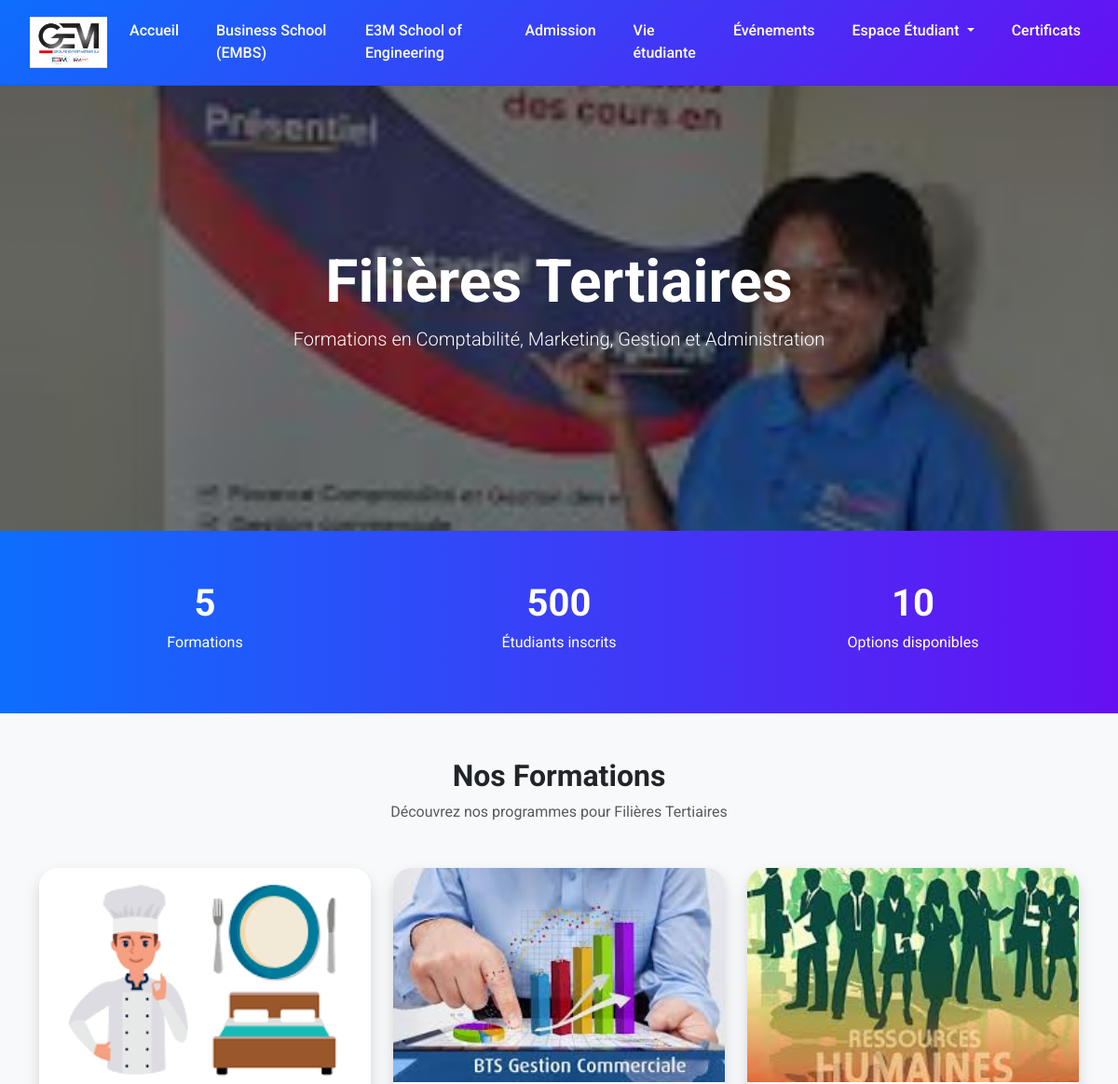
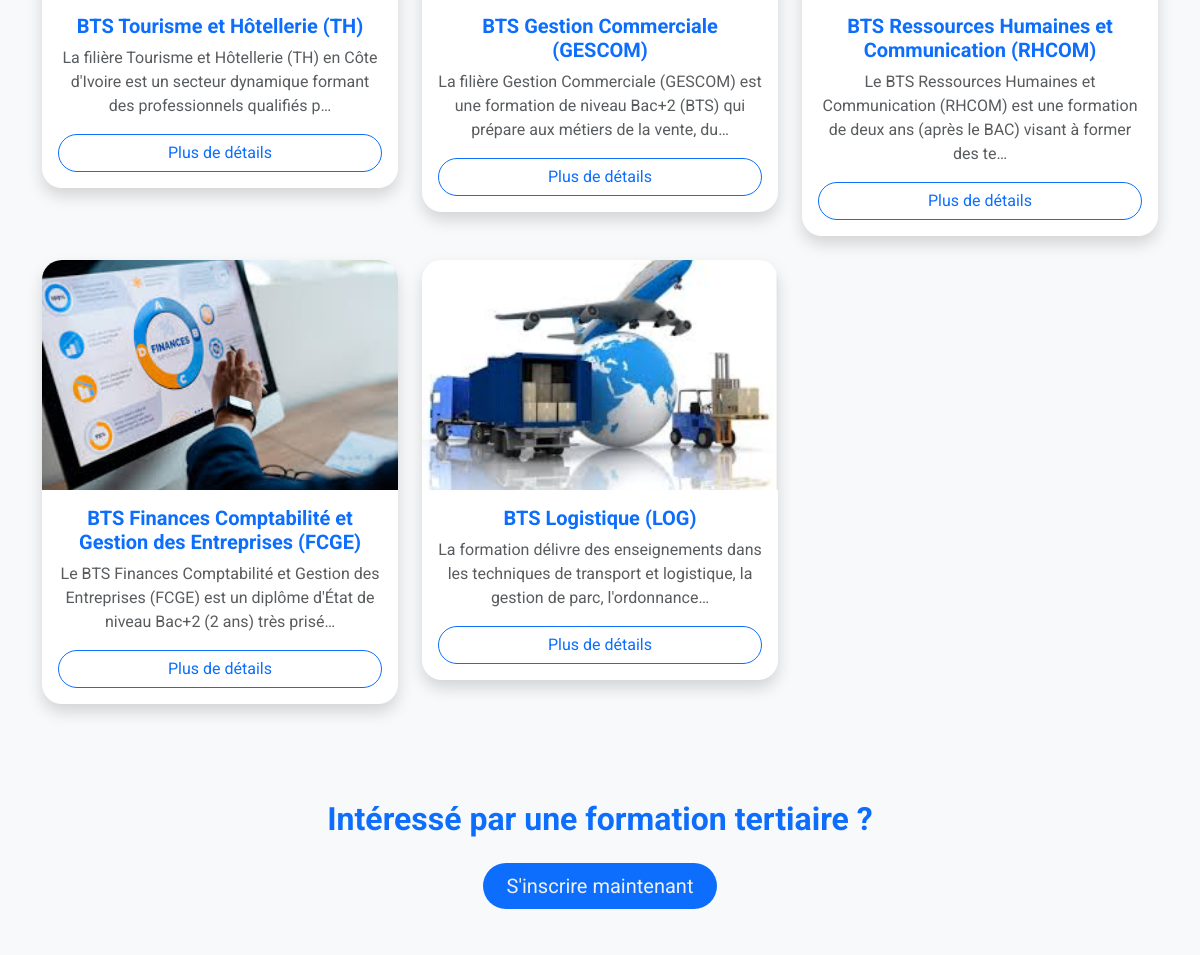
The app's page /filiere-tertiaires/ (upper part), older data (2 pictures, top to bottom).
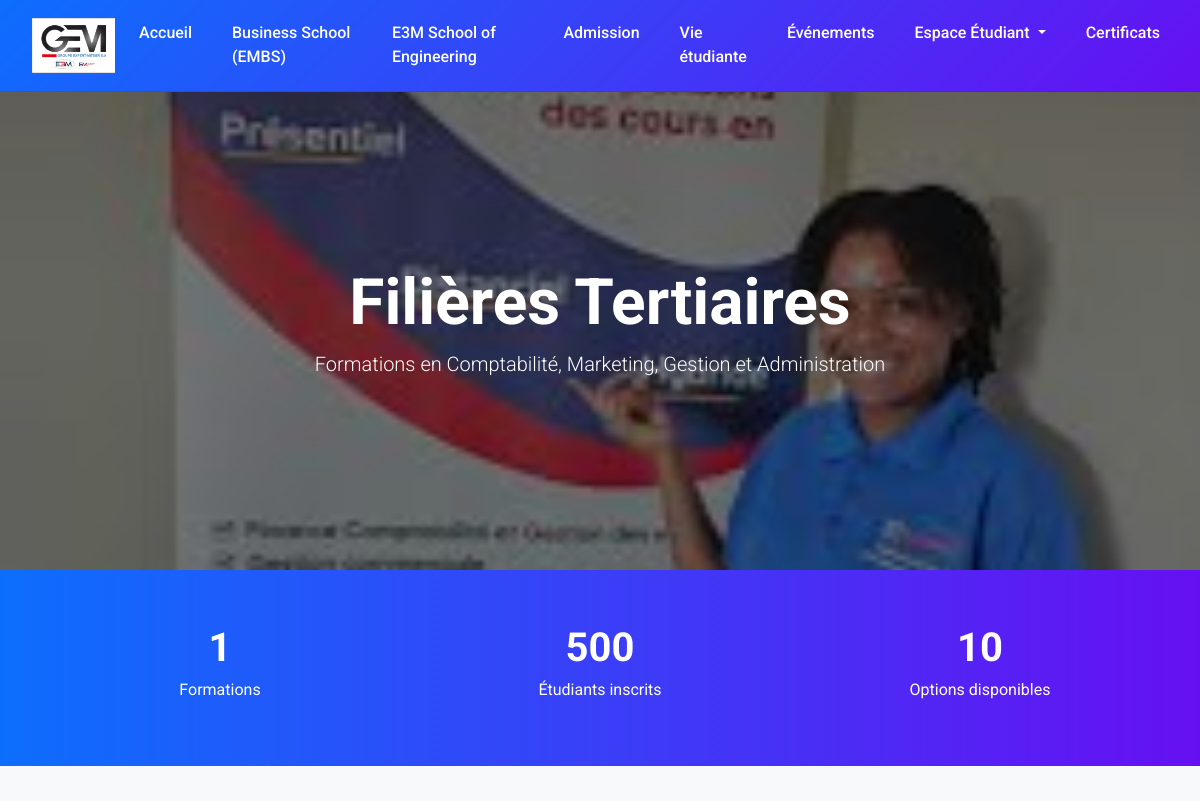
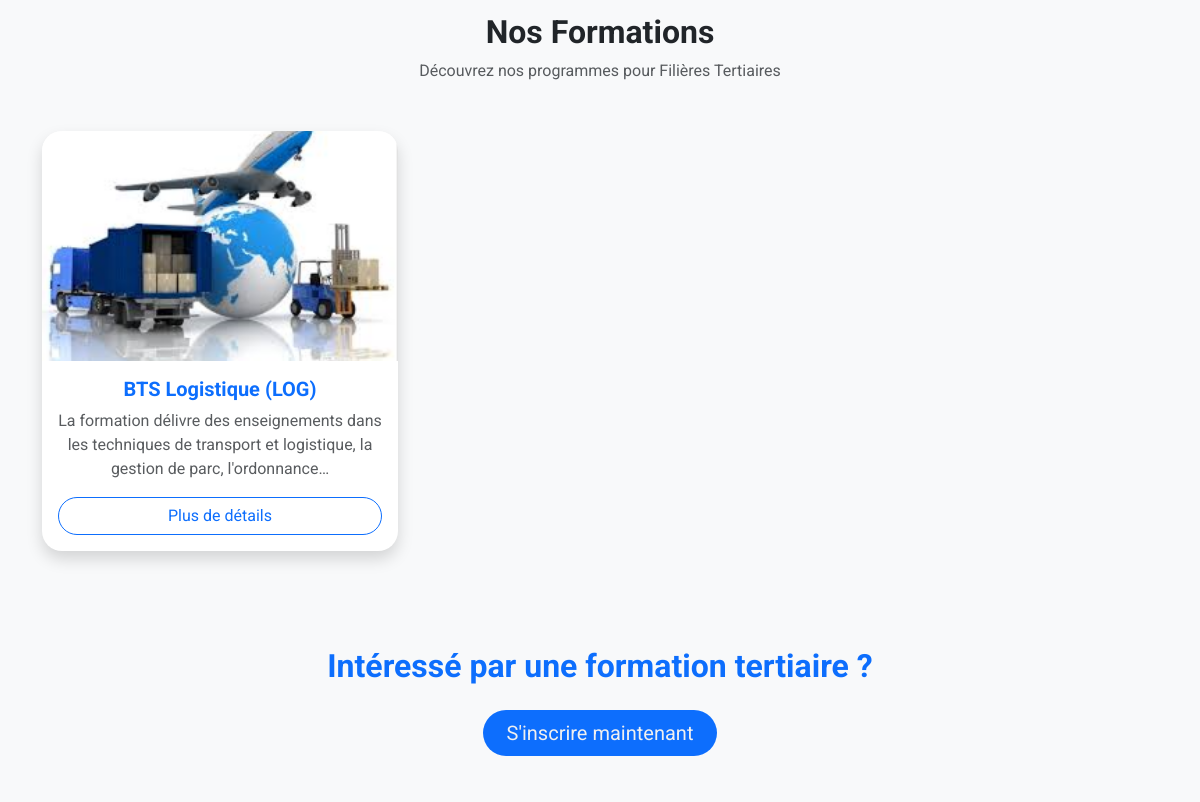
The same page, newer data (2 pictures, top to bottom).
### myapp/models.py (models this page shows, shortened)
class Formation(models.Model):
    titre = models.CharField(max_length=200, default="Formation par défaut")
    description = models.TextField()
    details = models.TextField(blank=True, null=True)
    type_filiere = models.CharField(
        max_length=50,
        choices=TYPE_FILIERE_CHOICES,
        default='bts'
    )
    image = models.ImageField(upload_to='formations/', blank=True, null=True)

### myapp/views.py (the view)
# urls.py: path('filiere-tertiaires/', views.filiere_tertiaires, name='formations_tertiaires'),
def filiere_tertiaires(request):
    tertiaires = Formation.objects.filter(type_filiere='tertiaire')
    return render(request, 'filiere_tertiaires.html', {'tertiaires': tertiaires})

### myapp/context_processors.py (called while the page is built)
def home_data(request):
    return {
        "home_data": HomePage.objects.first()
    }

### myapp/templates/filiere_tertiaires.html (shortened to what this page needs)
{% extends 'base.html' %}
{% load static %}
{% block content %}
<link href="https://unpkg.com/aos@2.3.4/dist/aos.css" rel="stylesheet">
<section class="hero">
  <div>
    <h1 class="display-3 fw-bold" data-aos="fade-up">
      Filières Tertiaires
    </h1>
    <p class="lead" data-aos="fade-up" data-aos-delay="200">
      Formations en Comptabilité, Marketing, Gestion et Administration
    </p>
  </div>
</section>
<section class="stats text-center py-5">
  <div class="container">
    <div class="row">
      <div class="col-md-4">
        <div class="stat-number" id="countFiliere">
          {{ tertiaires|length }}
        </div>
        <p>Formations</p>
      </div>
      <div class="col-md-4">
        <div class="stat-number" id="countStudents">
          500
        </div>
        <p>Étudiants inscrits</p>
      </div>
      <div class="col-md-4">
        <div class="stat-number" id="countOptions">
          10
        </div>
        <p>Options disponibles</p>
      </div>
    </div>
  </div>
</section>
<section class="container py-5">
  <div class="text-center mb-5">
    <h2 class="fw-bold">Nos Formations</h2>
    <p class="text-muted">Découvrez nos programmes pour Filières Tertiaires</p>
  </div>
  <div class="row g-4">
    {% for formation in tertiaires %}
    <div class="col-md-4" data-aos="zoom-in">
      <div class="card formation-card shadow">
        {% if formation.image %}
          <img src="{{ formation.image.url }}" alt="{{ formation.titre }}">
        {% else %}
          <img src="{% static 'images/formation.jpg' %}" alt="{{ formation.titre }}">
        {% endif %}
        <div class="card-body text-center d-flex flex-column">
          <h5 class="fw-bold text-primary">{{ formation.titre }}</h5>
          <p class="text-muted">{{ formation.description|truncatechars:120 }}</p>
          <button class="btn btn-outline-primary rounded-pill mt-auto" data-bs-toggle="modal"
            data-bs-target="#modal{{ forloop.counter }}">
            Plus de détails
          </button>
        </div>
      </div>
    </div>
    {% endfor %}
  </div>
</section>
<section class="cta-section text-center py-5">
  <h2 class="fw-bold" style="color: #0d6efd;">
    Intéressé par une formation tertiaire ?
  </h2>
  <a href="{% url 'preinscription' %}" class="btn btn-lg rounded-pill mt-3 px-4" style="background-color: #0d6efd; color: #f0f0f0; border: none;">
    S'inscrire maintenant
  </a>
</section>
{% endblock %}

Row changes from the older to the newer data that the page shows:
no longer on this page (row edited): Formation: image (picture), titre "BTS Tourisme et Hôtellerie (TH)", description "La filière Tourisme et Hôtellerie (TH) en Côte d'Ivoire est un secteur dynamique formant des professionnels qualifiés p…"
no longer on this page (row edited): Formation: image (picture), titre "BTS Gestion Commerciale (GESCOM)", description "La filière Gestion Commerciale (GESCOM) est une formation de niveau Bac+2 (BTS) qui prépare aux métiers de la vente, du…"
no longer on this page (row edited): Formation: image (picture), titre "BTS Ressources Humaines et Communication (RHCOM)", description "Le BTS Ressources Humaines et Communication (RHCOM) est une formation de deux ans (après le BAC) visant à former des te…"
no longer on this page (row edited): Formation: image (picture), titre "BTS Finances Comptabilité et Gestion des Entreprises (FCGE)", description "Le BTS Finances Comptabilité et Gestion des Entreprises (FCGE) est un diplôme d'État de niveau Bac+2 (2 ans) très prisé…"
Text that changed along with them:
{{ tertiaires|length }}: "5" → "1"
